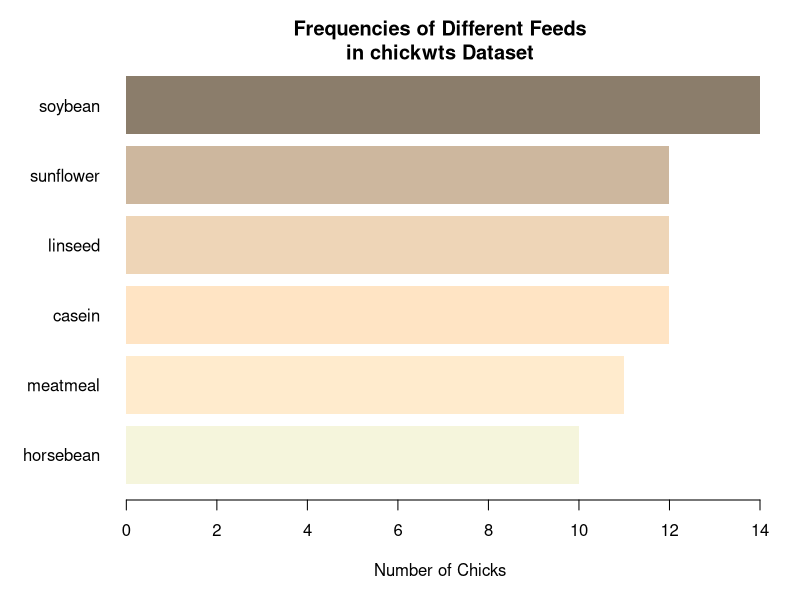
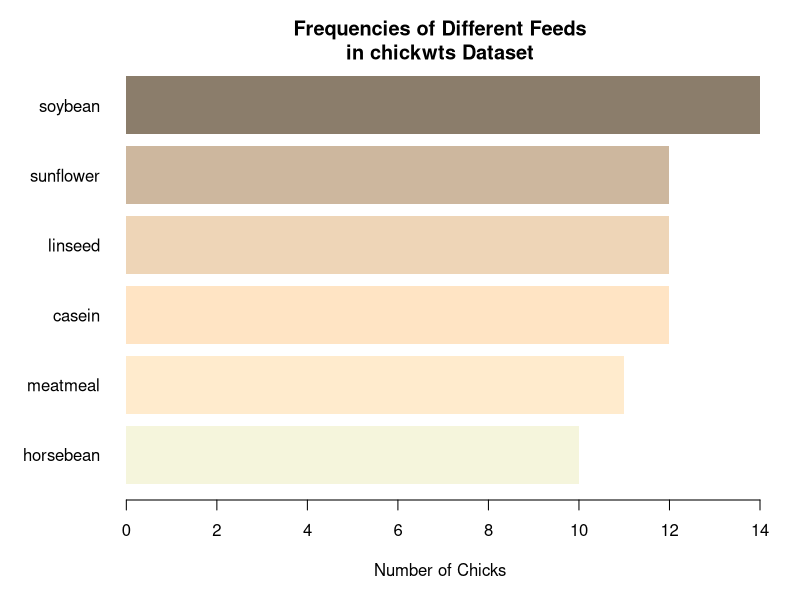
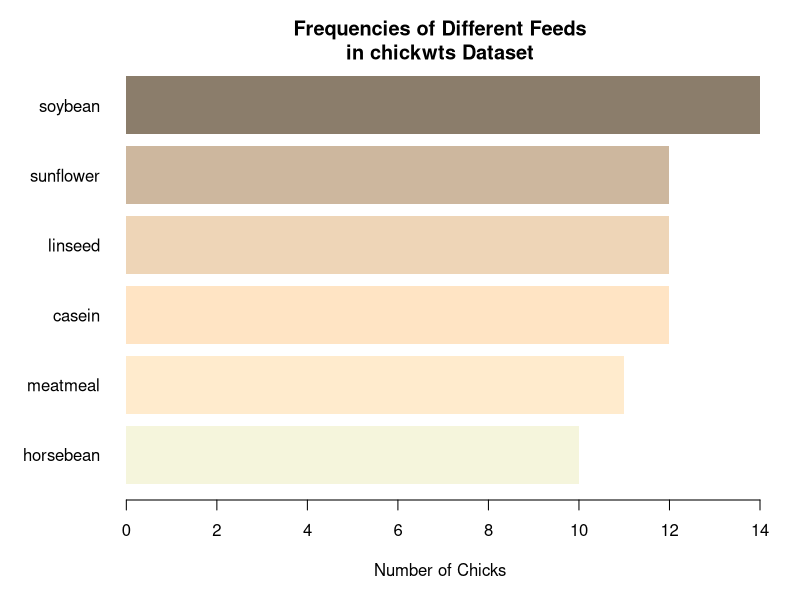

R code for these plots, in order:
# Ex02_06
# Exporting Charts

# Load Data
require('datasets')
feeds <- table(chickwts$feed)

# The hard way : Via R's code

# For PNG file (Run entire block at once)
png(filename = "~/Desktop/Ex02_06a.png", #Open device
    width = 888, # Specify in Pixels
    height = 571)
par(oma = c(1,1,1,1)) # Sets outside margins: b, l, t, r
par(mar = c(4,5,2,1)) # Sets plot margins
barplot( feeds[order(feeds)], # Create the chart
         horiz = TRUE,
         las = 1, # las gives orientation of axis labels
         col = c('beige','blanchedalmond','bisque1','bisque2','bisque3','bisque4'), # Use BrewerPalette if you want
         border = NA, # No borders on bars
         main = 'Frequencies of Different Feeds\nin chickwts Dataset', # \n = line break
         xlab = 'Number of Chicks')
dev.off() #Close device(run in same block)


# OR this one for PDF file (Run entire block at once)
pdf("~/Desktop/Ex02_06b.pdf",
    width = 9,
    height = 6) # Specify in inches
par(oma = c(1,1,1,1)) # Sets outside margins: b, l, t, r
par(mar = c(4,5,2,1)) # Sets plot margins
barplot( feeds[order(feeds)],
         horiz = TRUE,
         las = 1, # las gives orientation of axis labels
         col = c('beige','blanchedalmond','bisque1','bisque2','bisque3','bisque4'), # Use BrewerPalette if you want
         border = NA, # No borders on bars
         main = 'Frequencies of Different Feeds\nin chickwts Dataset', # \n = line break
         xlab = 'Number of Chicks')
dev.off() #Close device(run in same block)

# The easy way: With RStudio "Export"

par(oma = c(1,1,1,1)) # Sets outside margins: b, l, t, r
par(mar = c(4,5,2,1)) # Sets plot margins
barplot( feeds[order(feeds)],
         horiz = TRUE,
         las = 1, # las gives orientation of axis labels
         col = c('beige','blanchedalmond','bisque1','bisque2','bisque3','bisque4'), # Use BrewerPalette if you want
         border = NA, # No borders on bars
         main = 'Frequencies of Different Feeds\nin chickwts Dataset', # \n = line break
         xlab = 'Number of Chicks')

rm(list = ls()) # Clean UP



